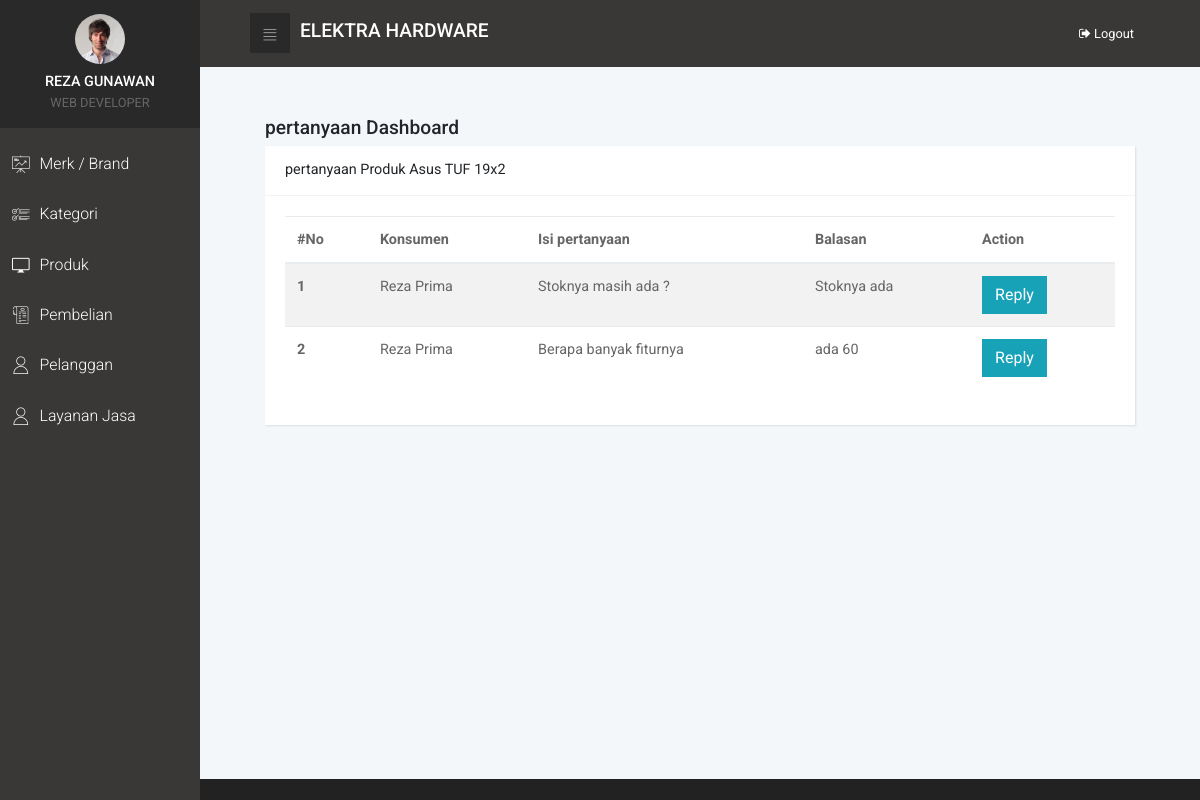
The page /admin/index.php?menu=tanya&id=8 (signed in) on the database its author committed.
### tables this page shows
CREATE TABLE `tb_produk` (
  `id_produk` int(11) NOT NULL,
  `nama_produk` varchar(30) NOT NULL,
  `id_merk` int(11) NOT NULL,
  `id_kategori` int(11) NOT NULL,
  `harga` int(20) NOT NULL,
  `deskripsi` text NOT NULL,
  `stok` int(11) NOT NULL,
  `foto_produk` varchar(100) NOT NULL,
  `tgl_produk` date NOT NULL
);

CREATE TABLE `tb_pertanyaan` (
  `id_pertanyaan` int(11) NOT NULL,
  `id_produk` int(11) NOT NULL,
  `id_konsumen` int(11) NOT NULL,
  `isi` text NOT NULL,
  `balas` text
);

CREATE TABLE `tb_konsumen` (
  `id_konsumen` int(11) NOT NULL,
  `nama_lengkap` varchar(30) NOT NULL,
  `alamat` varchar(50) NOT NULL,
  `no_telp` varchar(20) NOT NULL,
  `email` varchar(50) NOT NULL,
  `password` varchar(100) NOT NULL
);

### admin/content/show_pertanyaan.php (the view, shortened to what this page needs)
<link rel="stylesheet" type="text/css" href="../css/table.css">
                <?php
                    $id = $_GET['id'];
                    $getName = $koneksi->query("SELECT * FROM tb_produk WHERE id_produk = $id");
                    $dataName = $getName->fetch_assoc();
                    $query_pertanyaan= $koneksi->query("SELECT * FROM tb_pertanyaan INNER JOIN tb_produk ON tb_pertanyaan.id_produk = tb_produk.id_produk INNER JOIN tb_konsumen ON tb_pertanyaan.id_konsumen = tb_konsumen.id_konsumen");
                ?>
<div class="col-lg-12">
	<h3>pertanyaan Dashboard</h3>
	<div class="card">
		<div class="card-header d-flex align-items-center">
			<h2 class="h5 display">pertanyaan Produk <?= $dataName['nama_produk'] ?></h2>
		</div>
		<div class="card-body">
			<table class="table table-striped table-hover table-responsive">
				<thead>
					<tr>
						<th>#No</th>
                        <th>Konsumen</th>
						<th>Isi pertanyaan</th>
                        <th>Balasan</th>
						<th>Action</th>
					</tr>
				</thead>
				<tbody>
                    <?php
                        if($query_pertanyaan->num_rows > 0){
                            $nomor = 1;
                            while($data_pertanyaan = $query_pertanyaan->fetch_assoc()){
                                ?>
                                    <tr>
                                        <th scope="row"><?= $nomor?></th>
                                        <td><?= $data_pertanyaan['nama_lengkap'] ?></td>
                                        <td><?= $data_pertanyaan['isi']?></td>
                                        <td><?= isset($data_pertanyaan['balas']) ? $data_pertanyaan['balas'] : "Tidak ada" ?></td>
                                        <td>
                                        <a href="index.php?menu=balas_pertanyaan&id=<?= $data_pertanyaan['id_pertanyaan']?>"><button class="btn btn-info">Reply</button></a>
                                        </td>
                                    </tr>
                                <?php
                                $nomor++;
                            }
                        }else if($query_pertanyaan->num_rows == 0){
                            ?>
                                <td colspan="3" class="text-center">
                                <h1>Tidak Ada Data</h1>
                                </td>
                            <?php
                        }
                    ?>
				</tbody>
			</table>
		</div>
	</div>
</div>

### admin/index.php (shortened to what this page needs)
<!DOCTYPE html>
<html>
  <head>
    <link rel="stylesheet" href="vendor/bootstrap/css/bootstrap.min.css">
    <link rel="stylesheet" href="vendor/font-awesome/css/font-awesome.css">
    <link rel="stylesheet" href="css/fontastic.css">
    <link rel="stylesheet" href="css/grasp_mobile_progress_circle-1.0.0.min.css">
    <link rel="stylesheet" href="vendor/malihu-custom-scrollbar-plugin/jquery.mCustomScrollbar.css">
    <link rel="stylesheet" href="css/style.blue.css" id="theme-stylesheet">
    <link rel="stylesheet" href="css/custom.css">
  </head>
  <body>
    <nav class="side-navbar">
      <div class="side-navbar-wrapper">
        <div class="sidenav-header d-flex align-items-center justify-content-center">
          <div class="sidenav-header-inner text-center"><img src="img/avatar-6.jpg" alt="person" class="img-fluid rounded-circle">
            <h2 class="h5 text-uppercase" ><?= $_SESSION['user_login']['nama_user']?></h2><span class="text-uppercase">Web Developer</span>
          </div>
        </div>
        <div class="main-menu">
          <ul id="side-main-menu" class="side-menu list-unstyled">
            <li><a href="index.php?menu=merk"> <i class="icon-presentation"></i><span>Merk / Brand</span></a></li>
            <li><a href="index.php?menu=kategori"> <i class="icon-list-1"></i><span>Kategori</span></a></li>
            <li><a href="index.php?menu=produk"> <i class="icon-screen"></i><span>Produk</span></a></li>
            <li><a href="index.php?menu=pembelian"> <i class="icon-bill"></i><span>Pembelian</span></a></li>
            <li><a href="index.php?menu=pelanggan"> <i class="icon-user"></i><span>Pelanggan</span></a></li>
            <li><a href="index.php?menu=kurir"> <i class="icon-user"></i><span>Layanan Jasa</span></a></li>
          </ul>
        </div>
      </div>
    </nav>
    <div class="page home-page">
      <header class="header">
        <nav class="navbar">
          <div class="container-fluid">
            <div class="navbar-holder d-flex align-items-center justify-content-between">
              <div class="navbar-header"><a id="toggle-btn" href="#" class="menu-btn"><i class="icon-bars"> </i></a><a href="../index.php" class="navbar-brand">
                  <div class="brand-text d-none d-md-inline-block"><h3>Elektra Hardware</h3></div></a></div>
              <ul class="nav-menu list-unstyled d-flex flex-md-row align-items-md-center">
                <li class="nav-item"><a href="logout.php" class="nav-link logout"><span class="fa fa-sign-out"></span> Logout</a></li>
              </ul>
            </div>
          </div>
        </nav>
      </header>
      <section class="section-padding" style="padding:50px 50px">
          <?php
            require_once('content/dashboard.php');
          ?>
      </section>
      <footer class="main-footer">
        <div class="container-fluid">
          <div class="row">
            <div class="col-sm-6">
            </div>
            <div class="col-sm-6 text-right">
            </div>
          </div>
        </div>
      </footer>
    </div>
  </body>
</html>

### admin/content/dashboard.php (shortened to what this page needs)
<?php
    if(isset($_GET['menu'])){
        if($_GET['menu'] == 'kategori'){
            require_once "content/show_kategori.php";
        }else if($_GET['menu'] == 'add_kategori'){
            require_once "content/add_kategori.php";
        }else if($_GET['menu'] == 'delete_kategori' && isset ($_GET['id'])){
            require_once "content/delete_kategori.php";
        }else if($_GET['menu'] == 'edit_kategori' && isset ($_GET['id'])){
            require_once "content/edit_kategori.php";
        }
        elseif ($_GET['menu'] == 'add_merk') {
            require_once "content/add_merk.php";
        }elseif ($_GET['menu'] == 'merk') {
            require_once "content/show_merk.php";
        }else if($_GET['menu'] == 'delete_merk' && isset ($_GET['id'])){
            require_once "content/delete_merk.php";
        }else if($_GET['menu'] == 'edit_merk' && isset ($_GET['id'])){
            require_once "content/edit_merk.php";
        }
        elseif ($_GET['menu'] == 'add_kurir') {
            require_once "content/add_kurir.php";
        }elseif ($_GET['menu'] == 'kurir') {
            require_once "content/show_kurir.php";
        }else if($_GET['menu'] == 'delete_kurir' && isset ($_GET['id'])){
            require_once "content/delete_kurir.php";
        }else if($_GET['menu'] == 'edit_kurir' && isset ($_GET['id'])){
            require_once "content/edit_kurir.php";
        }
        else if($_GET['menu'] == 'produk'){
            require_once "content/show_produk.php";
        }else if($_GET['menu'] == 'add_produk'){
            require_once "content/add_produk.php";
        }else if($_GET['menu'] == 'ulasan' && isset ($_GET['id'])){
            require_once "content/show_ulasan.php";
        }else if($_GET['menu'] == 'balas_ulasan' && isset ($_GET['id'])){
            require_once "content/balas_ulasan.php";
        }
        else if($_GET['menu'] == 'tanya' && isset ($_GET['id'])){
            require_once "content/show_pertanyaan.php";
        }else if($_GET['menu'] == 'balas_pertanyaan' && isset ($_GET['id'])){
            require_once "content/balas_pertanyaan.php";
        }
    }else{
        echo "<h1>Bukan Halaman Menu</h1>";
    }
?>

### admin/css/style.blue.css (style rules this page uses)
a { display: inline-block; text-decoration: none; color: #fff; -webkit-transition: all 0.3s; transition: all 0.3s; }
ul { padding: 0; margin: 0; }
body { overflow-x: hidden; }
i { display: inline-block; }
span { display: inline-block; }
span { font-size: 0.9em; }
i[class*='icon-'] { -webkit-transform: translateY(4px); transform: translateY(4px); }
table { font-size: 0.9em; color: #666; }
.page { position: absolute; top: 0; right: 0; -webkit-transition: width 0.3s linear; transition: width 0.3s linear; width: calc(100% - 200px); background-color: #F4F7FA; min-height: 100vh; padding-bottom: 50px; }
h2 { color: #555; font-weight: 400; }
.card { height: 100%; border: none; background: #fff; -webkit-box-shadow: 1px 1px 2px rgba(0, 0, 0, 0.1); box-shadow: 1px 1px 2px rgba(0, 0, 0, 0.1); border-radius: 0; }
.card-header { height: 50px; background-color: #fff; border-bottom-color: #f3f3f3; border-top: none; }
.card-header h2, .card-header h3 { margin-bottom: 0; }
.display { font-weight: 400 !important; }
button { cursor: pointer; }
.section-padding { padding: 50px 0; }
@media (min-width: 768px) { .container-fluid { padding: 0 50px; } }
nav.navbar { background: #393836; padding: .8rem 0; }
nav.navbar .container-fluid { width: 100%; }
nav.navbar .navbar-holder { width: 100%; }
nav.navbar a { font-size: 0.8em; color: #fff; position: relative; }
nav.navbar a.navbar-brand { margin-left: 10px; }
nav.navbar .brand-text { text-transform: uppercase; }
nav.navbar a.menu-btn { width: 40px; height: 40px; line-height: 40px; background: #292929; color: #fff; text-align: center; padding: 0 !important; }
nav.navbar a.menu-btn i[class*='icon-'] { -webkit-transform: translateY(4px); transform: translateY(4px); }
nav.side-navbar { position: fixed; top: 0; left: 0; width: 200px; height: 100%; width: 200px; text-align: left; background: #393836; color: #fff; -webkit-transition: all 0.3s linear; transition: all 0.3s linear; z-index: 999; overflow-y: auto; }
nav.side-navbar li { position: relative; }
nav.side-navbar .sidenav-header { background: #292929; padding: 14px; margin-bottom: 10px; }
nav.side-navbar .sidenav-header img { width: 50px; height: 50px; }
nav.side-navbar .sidenav-header span { font-size: 0.8em; color: #666; }
nav.side-navbar .sidenav-header h2 { margin: 10px 0 0; }
nav.side-navbar a { font-size: 0.95em; font-weight: 300; color: #fff; text-decoration: none; width: 100%; padding: 12px; }
nav.side-navbar span { display: inline-block; }
nav.side-navbar i { font-size: inherit; -webkit-transition: all 0.3s; transition: all 0.3s; margin-right: 10px; }
@media (min-width: 768px) { nav.side-navbar a { font-size: 1.1em; } }
footer.main-footer { position: absolute; width: 100%; bottom: 0; background: #222; padding: 10px 0; }
.navbar { padding: 0.5rem 1rem; }
.navbar-brand { display: inline-block; padding-top: 0.3125rem; padding-bottom: 0.3125rem; margin-right: 1rem; font-size: 1.25rem; }
.btn { font-weight: normal; border: 1px solid transparent; padding: 0.5rem 0.75rem; font-size: 1rem; line-height: 1.25; border-radius: 0; -webkit-transition: all 0.15s ease-in-out; transition: all 0.15s ease-in-out; }
.btn-info { color: #fff; background-color: #17a2b8; border-color: #17a2b8; }
body { font-family: "Roboto", sans-serif; font-size: 1rem; font-weight: normal; line-height: 1.5; color: #212529; background-color: #fff; }
a { color: #2b90d9; text-decoration: none; }
h1, h2, h3, h4, h5, h6, .h1, .h2, .h3, .h4, .h5, .h6 { margin-bottom: 0.5rem; font-family: inherit; font-weight: 500; line-height: 1.1; color: inherit; }
h2, .h2 { font-size: 1.3rem; }
h3, .h3 { font-size: 1.2rem; }
h5, .h5 { font-size: 0.9rem; }

### css/table.css (style rules this page uses)
.table-responsive { display:table !important; }

### rows shown on the page
tb_produk: nama_produk "Asus TUF 19x2"
tb_pertanyaan: id_konsumen.nama_lengkap "Reza Prima", isi "Stoknya masih ada ?", balas "Stoknya ada"
tb_pertanyaan: id_konsumen.nama_lengkap "Reza Prima", isi "Berapa banyak fiturnya", balas "ada 60"

### other values the page prints
$_SESSION['user_login']['nama_user'] "REZA GUNAWAN"
